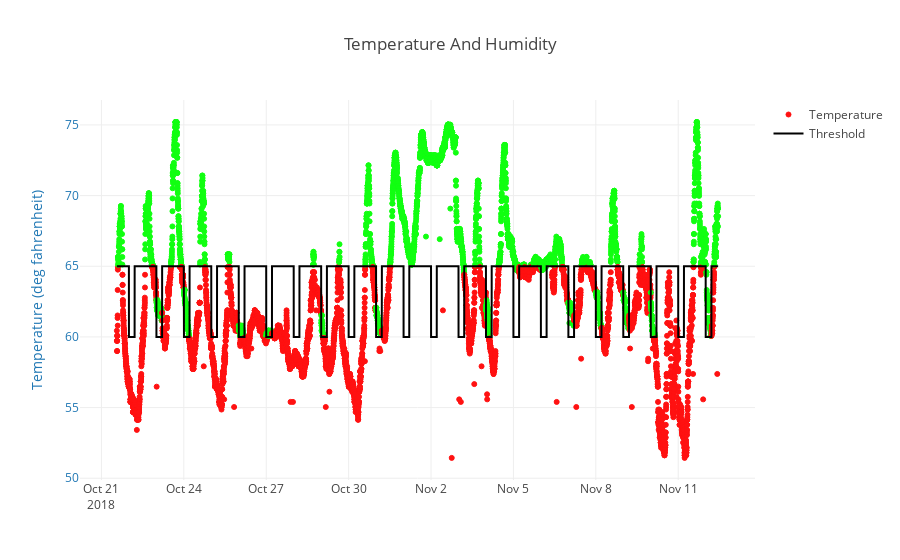

Notebook source saved alongside this figure:
### Code cell
## plot temperature and humidity on same plot

import time
import pandas as pd
from plotly.offline import download_plotlyjs, init_notebook_mode, plot, iplot
import plotly.graph_objs as go

# initialize plotly to plot inside of Jupyter notebook
init_notebook_mode(connected=True)

import urllib2 # python 2
from StringIO import StringIO # python 2

# 1) either, read the data from a url (this will only work when on Hopkins network)
url = 'http://192.168.1.19:5010/environmentlog'
response = urllib2.urlopen(url)
html = response.read() # this is full text of the log file
html = StringIO(html)
df = pd.read_csv(html)

# 2) or, load a local copy of fridge.log into a pandas dataframe
#filePath = 'fridge.log'
#df = pd.read_csv(filePath)
#

# construct a plotly friendly date/time, format is 'yyyy-mm-dd HH:MM:SS'
# we will append a new column to df called 'DateTime'
def tmpFunc(now):
    return time.strftime('%Y-%m-%d %H:%M:%S', time.localtime(now))
                         
df['DateTime'] = df['Seconds'].apply(lambda x: tmpFunc(x))

# home, apply nightime (62f) and daytime (68f) 
'''
From 6 am to 10 pm: If the outside temperature falls below 55 degrees, the inside temperature must be at least 68 degrees everywhere in your apartment.
From 10 pm to 6 am: As of October 1, 2017, the inside temperature must be at least 62 degrees everywhere in your apartment regardless of the outside temperature.
'''
def tmpFunc2(now):
    hour = float(time.strftime('%H', time.localtime(now)))
    if hour >= 5 and hour<24:
        return 65 #70 #65 # 20 deg c
    else:
        return 60 #65 # 60 #16.6667 deg c
df['threshold'] = df['Seconds'].apply(lambda x: tmpFunc2(x))
mythreshold = df[['threshold']]
mythreshold2 = mythreshold.iloc[:]['threshold']

# home
# celcius to farenheight, (0°C × 9/5) + 32 = 32°F
def c2f(c):
    return (c * 9.0/5.0) + 32.0
df['farenheight'] = df['Temperature'].apply(lambda x: c2f(x))

df['color'] = ""
goodCount = 0.0
badCount = 0.0
for index, row in df.iterrows():
    #seconds = row['Seconds']
    #hour = int(int(time.strftime('%H', time.localtime(seconds))))
    if row['farenheight'] > row['threshold']:
        df.at[index,'color'] = 'rgb(17, 255, 17)' # green
        goodCount += 1
    else:
        df.at[index,'color'] = 'rgb(255, 17, 17)' # red
        badCount += 1
    # strip out bad readings
    if row['farenheight'] < 51:
            df.at[index,'farenheight'] = None
# % of reading that are good
print 'percent of time inside temperature is legal:', goodCount / (goodCount+badCount) * 100

farenheight = df[['farenheight']]
farenheight2 = farenheight.iloc[:]['farenheight']
# end home

# extact columns (these are not raw numbers yet)
myDateTime = df[['DateTime']]
myTemperature = df[['Temperature']]
myHumidity = df[['Humidity']]

# get the actual numbers from each column
myDateTime2 = myDateTime.iloc[:]['DateTime']
myTemperature2 = myTemperature.iloc[:]['Temperature'] * 100 # (0°C × 9/5) + 32 = 32°F
myHumidity2 = myHumidity.iloc[:]['Humidity']


# set up two traces to plot in plotly
trace1 = go.Scatter(
    x=myDateTime2,
    y=farenheight2,
    name='Temperature',
    mode='markers',
    marker= dict(size= 5,
                line= dict(width=1, color=df['color']),
                color= df['color'],
                opacity= 1
                )
)
trace2 = go.Scatter(
    x=myDateTime2,
    y=myHumidity2,
    name='Humidity',
    yaxis='y2'
)

# home
trace2 = go.Scatter(
    x=myDateTime2,
    y=mythreshold2,
    marker= dict(size= 5,
                line= dict(width=1, color='#000000'),
                color= '#000000',
                opacity= 1
                ),
    name='Threshold'
)

data = [trace1, trace2]

# make a plotly layout
layout = go.Layout(
    title='Temperature And Humidity',
    yaxis=dict(
        title='Temperature (deg fahrenheit)',
        titlefont=dict(
            # this is same as default plot color #1
            color='#1f77b4'
        ),
        tickfont=dict(
            # this is same as default plot color #1
            color='#1f77b4'
        )
    ),
    yaxis2=dict(
        title='Humidity (%)',
        #titlefont=dict(
        #    color='rgb(148, 103, 189)'
        #),
        #tickfont=dict(
        #    color='rgb(148, 103, 189)'
        #),
        titlefont=dict(
            # this is same as default plot color #2
            color='#ff7f0e'
        ),
        tickfont=dict(
            # this is same as default plot color #2
            color='#ff7f0e'
        ),
        overlaying='y',
        side='right'
    )
)

# plot with plotly
fig = go.Figure(data=data, layout=layout)
plot_url = iplot(fig, filename='multiple-axes-double')

### Figure 1 — Plotly figure (JSON) as saved in the notebook; plotly's stock layout.template omitted (floating-point values rounded to 4 significant figures; data arrays with more than 128 entries replaced by an {"elided": "..."} marker saying what was removed)
{"data": [{"marker": {"color": {"elided": "9232 str values"}, "line": {"color": {"elided": "9232 str values"}, "width": 1}, "opacity": 1, "size": 5}, "mode": "markers", "name": "Temperature", "type": "scatter", "x": {"elided": "9232 str values"}, "y": {"elided": "9232 float values"}}, {"marker": {"color": "#000000", "line": {"color": "#000000", "width": 1}, "opacity": 1, "size": 5}, "name": "Threshold", "type": "scatter", "x": {"elided": "9232 str values"}, "y": {"elided": "9232 int values"}}], "layout": {"title": "Temperature And Humidity", "yaxis": {"tickfont": {"color": "#1f77b4"}, "title": "Temperature (deg fahrenheit)", "titlefont": {"color": "#1f77b4"}}, "yaxis2": {"overlaying": "y", "side": "right", "tickfont": {"color": "#ff7f0e"}, "title": "Humidity (%)", "titlefont": {"color": "#ff7f0e"}}}}
